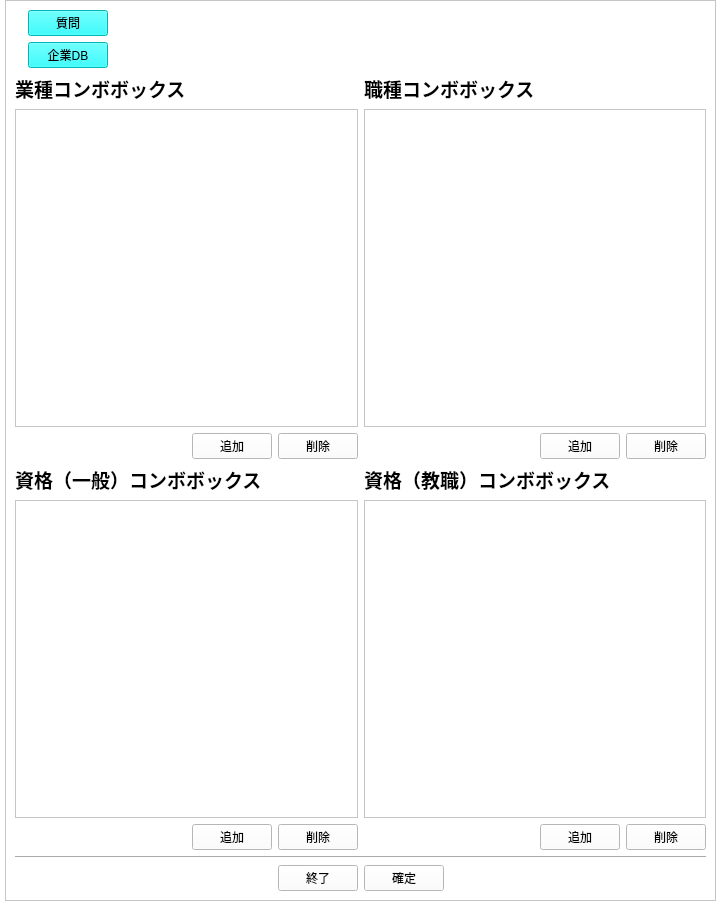
<?xml version="1.0" encoding="UTF-8"?>
<ui version="4.0">
 <class>Form</class>
 <widget class="QWidget" name="Form">
  <property name="geometry">
   <rect>
    <x>0</x>
    <y>0</y>
    <width>721</width>
    <height>910</height>
   </rect>
  </property>
  <property name="windowTitle">
   <string>管理者画面（エントリー編集）</string>
  </property>
  <property name="styleSheet">
   <string notr="true">background-color: rgb(255,255,255)</string>
  </property>
  <layout class="QGridLayout" name="gridLayout">
   <property name="leftMargin">
    <number>5</number>
   </property>
   <property name="topMargin">
    <number>0</number>
   </property>
   <property name="rightMargin">
    <number>5</number>
   </property>
   <property name="bottomMargin">
    <number>9</number>
   </property>
   <item row="0" column="0">
    <widget class="QScrollArea" name="scrollArea">
     <property name="styleSheet">
      <string notr="true"/>
     </property>
     <property name="widgetResizable">
      <bool>true</bool>
     </property>
     <widget class="QWidget" name="scrollAreaWidgetContents_2">
      <property name="geometry">
       <rect>
        <x>0</x>
        <y>0</y>
        <width>709</width>
        <height>899</height>
       </rect>
      </property>
      <layout class="QVBoxLayout" name="verticalLayout_2">
       <item>
        <layout class="QHBoxLayout" name="horizontalLayout_3">
         <item>
          <widget class="QLabel" name="label_4">
           <property name="text">
            <string/>
           </property>
           <property name="pixmap">
            <pixmap>../image/enavi_header.png</pixmap>
           </property>
          </widget>
         </item>
         <item>
          <layout class="QVBoxLayout" name="verticalLayout">
           <item>
            <widget class="QPushButton" name="qaBtn">
             <property name="styleSheet">
              <string notr="true">background-color: rgb(0,255,255)</string>
             </property>
             <property name="text">
              <string>質問</string>
             </property>
            </widget>
           </item>
           <item>
            <widget class="QPushButton" name="dbBtn">
             <property name="styleSheet">
              <string notr="true">background-color: rgb(0,255,255)</string>
             </property>
             <property name="text">
              <string>企業DB</string>
             </property>
            </widget>
           </item>
          </layout>
         </item>
         <item>
          <spacer name="horizontalSpacer_3">
           <property name="orientation">
            <enum>Qt::Horizontal</enum>
           </property>
           <property name="sizeHint" stdset="0">
            <size>
             <width>40</width>
             <height>20</height>
            </size>
           </property>
          </spacer>
         </item>
        </layout>
       </item>
       <item>
        <layout class="QGridLayout" name="gridLayout_2">
         <item row="0" column="0">
          <layout class="QVBoxLayout" name="verticalLayout_6">
           <item>
            <widget class="QLabel" name="label_5">
             <property name="text">
              <string>&lt;html&gt;&lt;head/&gt;&lt;body&gt;&lt;p&gt;&lt;span style=&quot; font-size:14pt; font-weight:600;&quot;&gt;業種コンボボックス&lt;/span&gt;&lt;/p&gt;&lt;/body&gt;&lt;/html&gt;</string>
             </property>
            </widget>
           </item>
           <item>
            <widget class="QListWidget" name="fieldList"/>
           </item>
           <item>
            <layout class="QHBoxLayout" name="horizontalLayout_6">
             <item>
              <spacer name="horizontalSpacer_5">
               <property name="orientation">
                <enum>Qt::Horizontal</enum>
               </property>
               <property name="sizeHint" stdset="0">
                <size>
                 <width>40</width>
                 <height>20</height>
                </size>
               </property>
              </spacer>
             </item>
             <item>
              <widget class="QPushButton" name="fieldAddBtn">
               <property name="text">
                <string>追加</string>
               </property>
              </widget>
             </item>
             <item>
              <widget class="QPushButton" name="fieldDelBtn">
               <property name="text">
                <string>削除</string>
               </property>
              </widget>
             </item>
            </layout>
           </item>
          </layout>
         </item>
         <item row="0" column="1">
          <layout class="QVBoxLayout" name="verticalLayout_7">
           <item>
            <widget class="QLabel" name="label_6">
             <property name="text">
              <string>&lt;html&gt;&lt;head/&gt;&lt;body&gt;&lt;p&gt;&lt;span style=&quot; font-size:14pt; font-weight:600;&quot;&gt;職種コンボボックス&lt;/span&gt;&lt;/p&gt;&lt;/body&gt;&lt;/html&gt;</string>
             </property>
            </widget>
           </item>
           <item>
            <widget class="QListWidget" name="jobList"/>
           </item>
           <item>
            <layout class="QHBoxLayout" name="horizontalLayout_7">
             <item>
              <spacer name="horizontalSpacer_6">
               <property name="orientation">
                <enum>Qt::Horizontal</enum>
               </property>
               <property name="sizeHint" stdset="0">
                <size>
                 <width>40</width>
                 <height>20</height>
                </size>
               </property>
              </spacer>
             </item>
             <item>
              <widget class="QPushButton" name="jobAddBtn">
               <property name="text">
                <string>追加</string>
               </property>
              </widget>
             </item>
             <item>
              <widget class="QPushButton" name="jobDelBtn">
               <property name="text">
                <string>削除</string>
               </property>
              </widget>
             </item>
            </layout>
           </item>
          </layout>
         </item>
         <item row="1" column="1">
          <layout class="QVBoxLayout" name="verticalLayout_8">
           <item>
            <widget class="QLabel" name="label_7">
             <property name="text">
              <string>&lt;html&gt;&lt;head/&gt;&lt;body&gt;&lt;p&gt;&lt;span style=&quot; font-size:14pt; font-weight:600;&quot;&gt;資格（教職）コンボボックス&lt;/span&gt;&lt;/p&gt;&lt;/body&gt;&lt;/html&gt;</string>
             </property>
            </widget>
           </item>
           <item>
            <widget class="QListWidget" name="teachList"/>
           </item>
           <item>
            <layout class="QHBoxLayout" name="horizontalLayout_8">
             <item>
              <spacer name="horizontalSpacer_9">
               <property name="orientation">
                <enum>Qt::Horizontal</enum>
               </property>
               <property name="sizeHint" stdset="0">
                <size>
                 <width>40</width>
                 <height>20</height>
                </size>
               </property>
              </spacer>
             </item>
             <item>
              <widget class="QPushButton" name="teachAddBtn">
               <property name="text">
                <string>追加</string>
               </property>
              </widget>
             </item>
             <item>
              <widget class="QPushButton" name="teachDelBtn">
               <property name="text">
                <string>削除</string>
               </property>
              </widget>
             </item>
            </layout>
           </item>
          </layout>
         </item>
         <item row="1" column="0">
          <layout class="QVBoxLayout" name="verticalLayout_9">
           <item>
            <widget class="QLabel" name="label_8">
             <property name="text">
              <string>&lt;html&gt;&lt;head/&gt;&lt;body&gt;&lt;p&gt;&lt;span style=&quot; font-size:14pt; font-weight:600;&quot;&gt;資格（一般）コンボボックス&lt;/span&gt;&lt;/p&gt;&lt;/body&gt;&lt;/html&gt;</string>
             </property>
            </widget>
           </item>
           <item>
            <widget class="QListWidget" name="generalList"/>
           </item>
           <item>
            <layout class="QHBoxLayout" name="horizontalLayout_9">
             <item>
              <spacer name="horizontalSpacer_10">
               <property name="orientation">
                <enum>Qt::Horizontal</enum>
               </property>
               <property name="sizeHint" stdset="0">
                <size>
                 <width>40</width>
                 <height>20</height>
                </size>
               </property>
              </spacer>
             </item>
             <item>
              <widget class="QPushButton" name="genAddBtn">
               <property name="text">
                <string>追加</string>
               </property>
              </widget>
             </item>
             <item>
              <widget class="QPushButton" name="genDelBtn">
               <property name="text">
                <string>削除</string>
               </property>
              </widget>
             </item>
            </layout>
           </item>
          </layout>
         </item>
        </layout>
       </item>
       <item>
        <widget class="Line" name="line">
         <property name="orientation">
          <enum>Qt::Horizontal</enum>
         </property>
        </widget>
       </item>
       <item>
        <layout class="QHBoxLayout" name="horizontalLayout_4">
         <item>
          <spacer name="horizontalSpacer_7">
           <property name="orientation">
            <enum>Qt::Horizontal</enum>
           </property>
           <property name="sizeHint" stdset="0">
            <size>
             <width>40</width>
             <height>20</height>
            </size>
           </property>
          </spacer>
         </item>
         <item>
          <widget class="QPushButton" name="endBtn">
           <property name="text">
            <string>終了</string>
           </property>
          </widget>
         </item>
         <item>
          <widget class="QPushButton" name="applyBtn">
           <property name="text">
            <string>確定</string>
           </property>
          </widget>
         </item>
         <item>
          <spacer name="horizontalSpacer_8">
           <property name="orientation">
            <enum>Qt::Horizontal</enum>
           </property>
           <property name="sizeHint" stdset="0">
            <size>
             <width>40</width>
             <height>20</height>
            </size>
           </property>
          </spacer>
         </item>
        </layout>
       </item>
      </layout>
     </widget>
    </widget>
   </item>
  </layout>
 </widget>
 <resources/>
 <connections/>
</ui>
